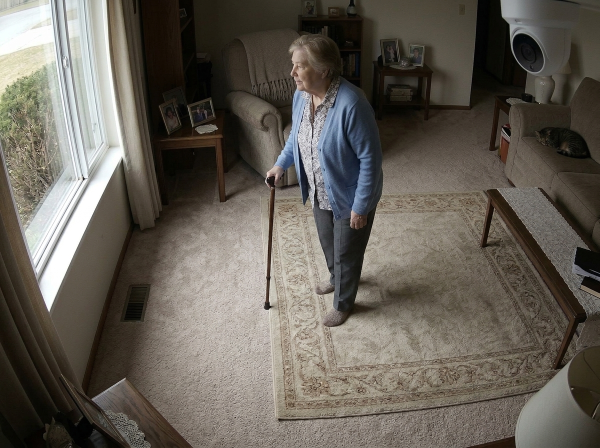
#> input picture test_data/images/standing.jpg, 1200 x 896 px (shown at 1/2 size)
$ python generate_synthetic_demos.py
#> lines starting #> are read from the running program, lines starting #| are printed output that depends on the picture
"""
PipeGen Demo Video Generator
Uses photorealistic living-room benchmark frames to generate realistic video sequences:
1. demo_normal_activity.mp4: Standing, walking, sitting in chair (0 falls)
2. demo_fall.mp4: Standing, rapid slip & collapse, fallen horizontal posture (1 FALL CONFIRMED)
3. demo_fall_and_recovery.mp4: Standing -> Fall -> Recovery standing back up (1 Fall + Recovery)
"""

import cv2
import numpy as np
from pathlib import Path

def blend_frames(img1: np.ndarray, img2: np.ndarray, alpha: float) -> np.ndarray:
    """Blends two images smoothly."""
    return cv2.addWeighted(img1, 1.0 - alpha, img2, alpha, 0)

def generate_photorealistic_demos():
    images_dir = Path(__file__).parent / "images"
    standing_path = images_dir / "standing.jpg"
    sitting_path = images_dir / "sitting.jpg"
    fallen_path = images_dir / "fallen.jpg"

    if not (standing_path.exists() and sitting_path.exists() and fallen_path.exists()):
        print("[!] Warning: Photorealistic benchmark images missing in test_data/images/")
        return

    # Load images at standard 1280x960 resolution
    img_standing = cv2.imread(str(standing_path))
#> img_standing is the input picture: shape (896, 1200, 3); mean B, G, R 86.8, 95.3, 101
    img_sitting = cv2.imread(str(sitting_path))
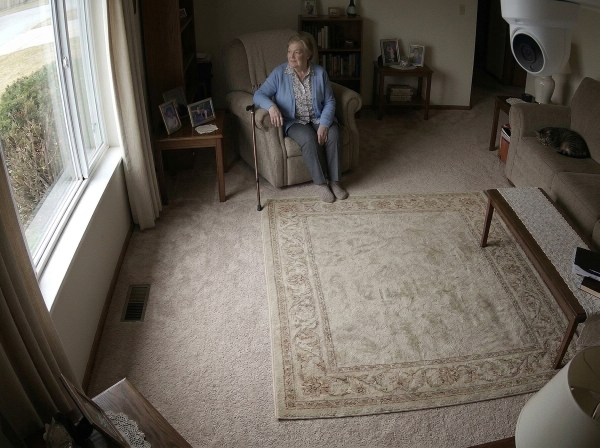
#> input picture test_data/images/sitting.jpg, 1200 x 896 px (shown at 1/2 size)
#> img_sitting is the input picture: shape (896, 1200, 3); mean B, G, R 89.5, 98.5, 105.3
    img_fallen = cv2.imread(str(fallen_path))
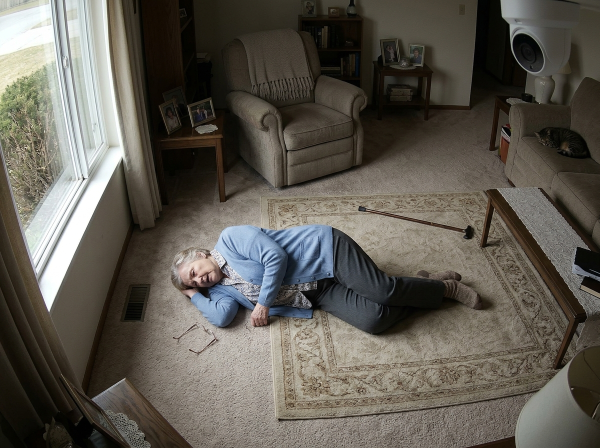
#> input picture test_data/images/fallen.jpg, 1200 x 896 px (shown at 1/2 size)
#> img_fallen is the input picture: shape (896, 1200, 3); mean B, G, R 82.2, 90.5, 94.9

    h, w = 720, 1280
    img_standing = cv2.resize(img_standing, (w, h))
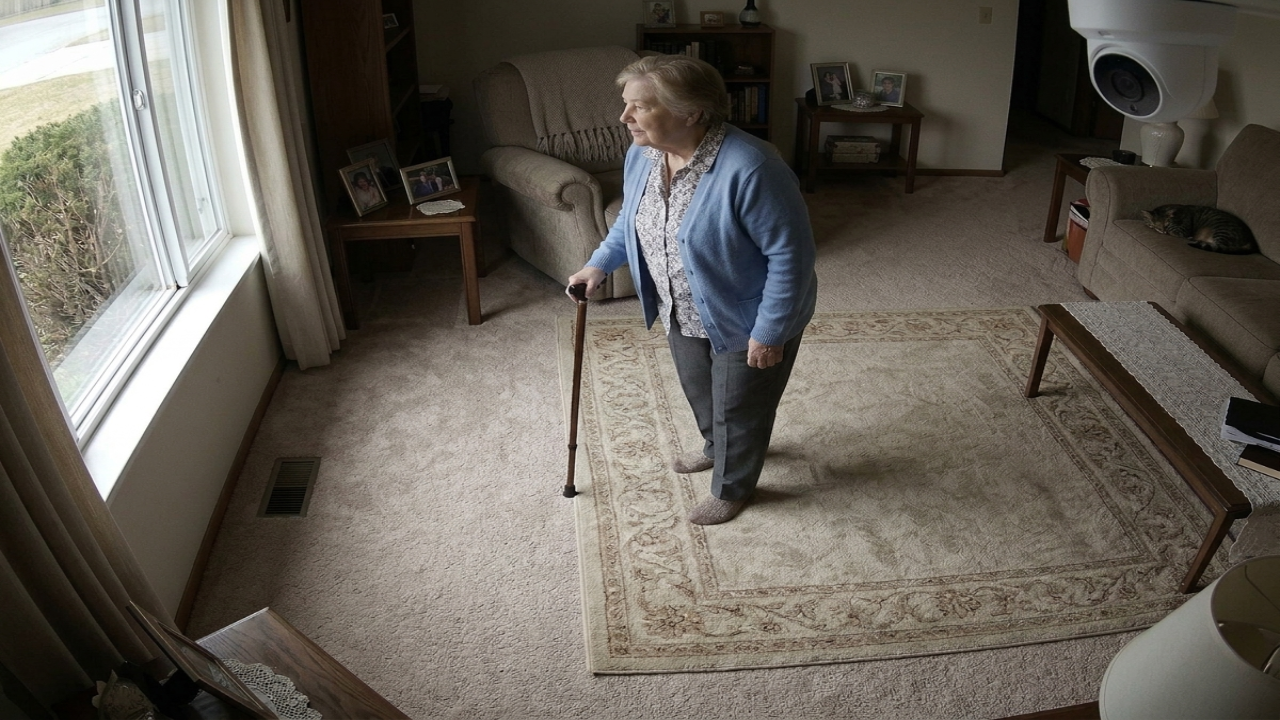
#> img_standing: shape (720, 1280, 3); mean B, G, R 86.7, 95.2, 100.9
    img_sitting = cv2.resize(img_sitting, (w, h))
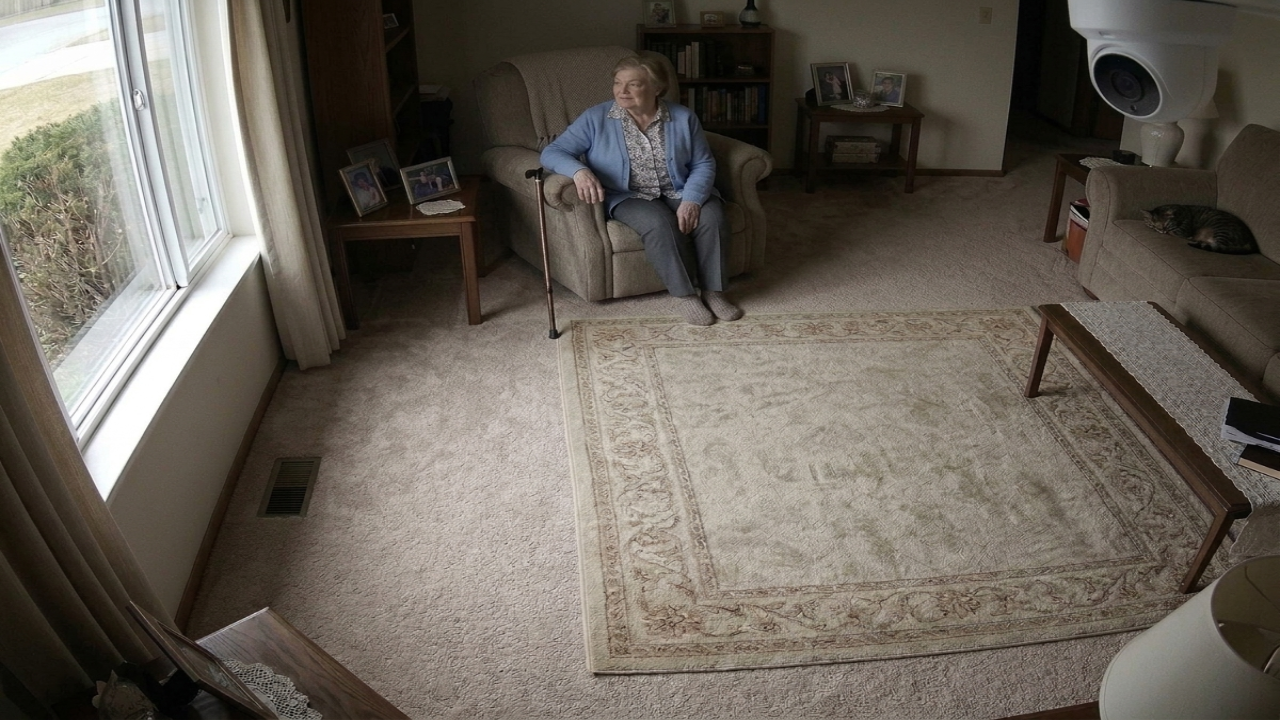
#> img_sitting: shape (720, 1280, 3); mean B, G, R 89.4, 98.4, 105.2
    img_fallen = cv2.resize(img_fallen, (w, h))
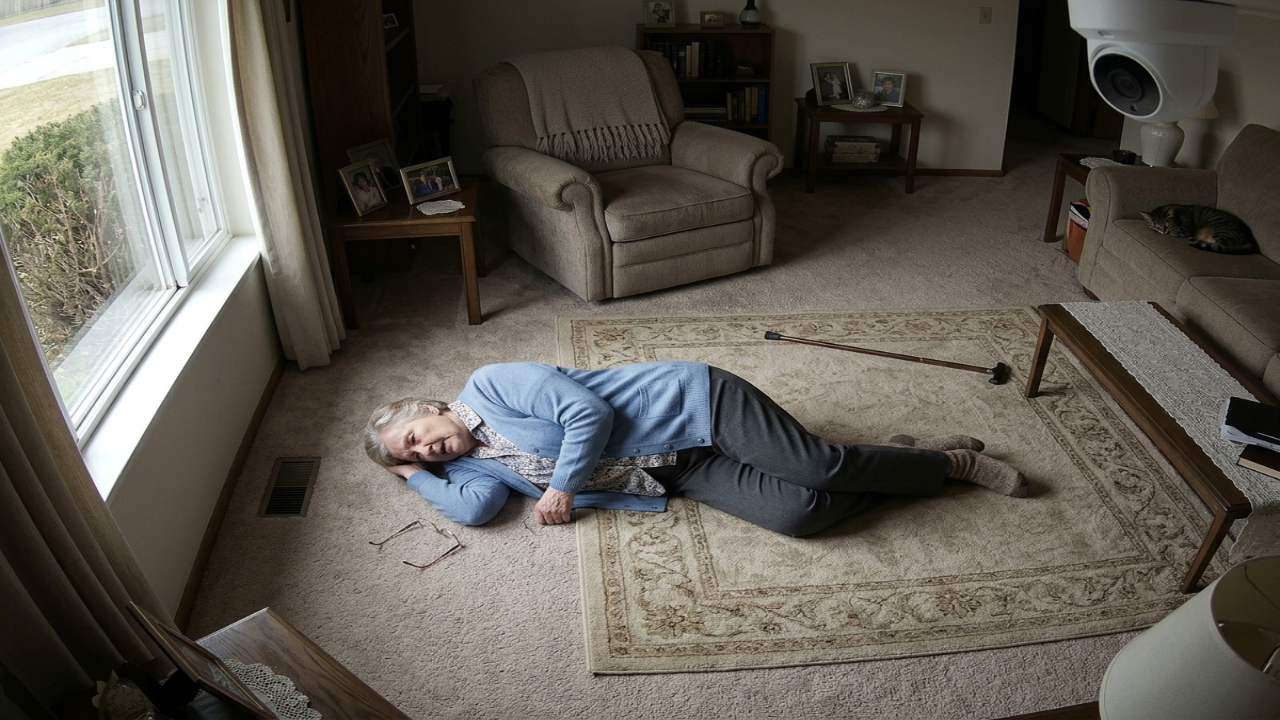
#> img_fallen: shape (720, 1280, 3); mean B, G, R 82, 90.4, 94.8

    out_dir = Path(__file__).parent
    fourcc = cv2.VideoWriter_fourcc(*'mp4v')
    fps = 25

    # -------------------------------------------------------------
    # 1. Normal Activities Video (Standing -> Sitting in armchair)
    # -------------------------------------------------------------
    normal_video_path = out_dir / "demo_normal_activity.mp4"
    out_normal = cv2.VideoWriter(str(normal_video_path), fourcc, fps, (w, h))

    # 40 frames standing/walking
    for _ in range(40):
        out_normal.write(img_standing)
    # 15 frames transition to sitting
    for i in range(15):
        alpha = (i + 1) / 15.0
        out_normal.write(blend_frames(img_standing, img_sitting, alpha))
    # 45 frames sitting upright in armchair
    for _ in range(45):
        out_normal.write(img_sitting)
    out_normal.release()
    print(f"[+] Generated: {normal_video_path.name} (100 frames)")

    # -------------------------------------------------------------
    # 2. Controlled Emergency Fall Video (Standing -> Fall -> Persistent)
    # -------------------------------------------------------------
    fall_video_path = out_dir / "demo_fall.mp4"
    out_fall = cv2.VideoWriter(str(fall_video_path), fourcc, fps, (w, h))

    # 35 frames standing
    for _ in range(35):
        out_fall.write(img_standing)
    # 10 frames sudden rapid slip/fall transition
    for i in range(10):
        alpha = (i + 1) / 10.0
        out_fall.write(blend_frames(img_standing, img_fallen, alpha))
    # 65 frames persistent fallen recumbent on floor
    for _ in range(65):
        out_fall.write(img_fallen)
    out_fall.release()
    print(f"[+] Generated: {fall_video_path.name} (110 frames)")

    # -------------------------------------------------------------
    # 3. Fall & Recovery Video (Standing -> Fall -> Recover -> Standing)
    # -------------------------------------------------------------
    recovery_video_path = out_dir / "demo_fall_and_recovery.mp4"
    out_rec = cv2.VideoWriter(str(recovery_video_path), fourcc, fps, (w, h))

    # 30 frames standing
    for _ in range(30):
        out_rec.write(img_standing)
    # 10 frames fall transition
    for i in range(10):
        alpha = (i + 1) / 10.0
        out_rec.write(blend_frames(img_standing, img_fallen, alpha))
    # 45 frames fallen (confirms fall + debounce)
    for _ in range(45):
        out_rec.write(img_fallen)
    # 15 frames standing back up transition
    for i in range(15):
        alpha = (i + 1) / 15.0
        out_rec.write(blend_frames(img_fallen, img_standing, alpha))
    # 35 frames recovered standing upright
    for _ in range(35):
        out_rec.write(img_standing)
    out_rec.release()
    print(f"[+] Generated: {recovery_video_path.name} (135 frames)")

if __name__ == "__main__":
    generate_photorealistic_demos()
